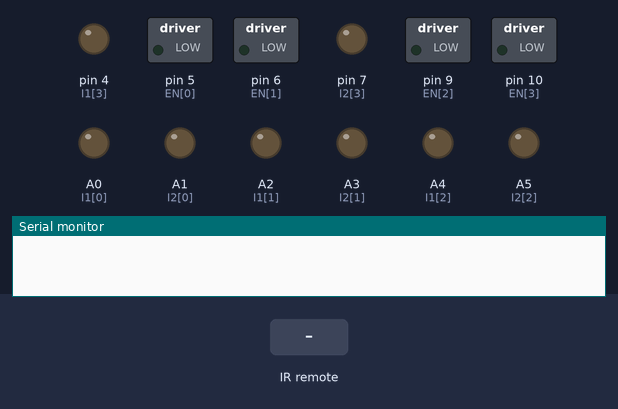
A sketch run on a simulated Arduino Uno, built with avr-gcc and run on an emulated ATmega328P. On the bench: switched loads named in the sketch (green lamp = pin HIGH), output pins drawn as LEDs (lit = HIGH), the last lines printed to the serial monitor. The test bench sets the inputs (shaded band).

Above: at 1.2 s.
1.3 s: infrared code 0xE718FF00 received
At 1.9 s:
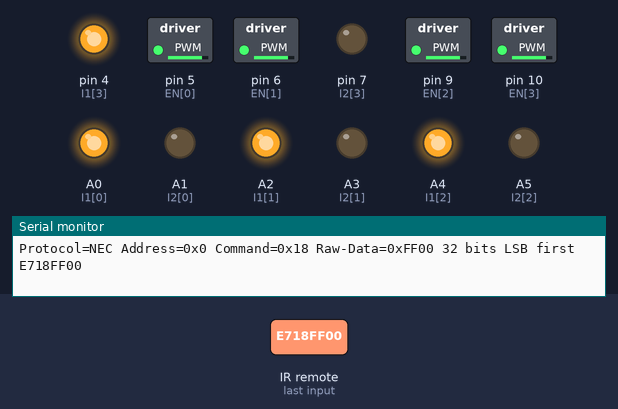
2.8 s: infrared code 0xAD52FF00 received
At 4.0 s:
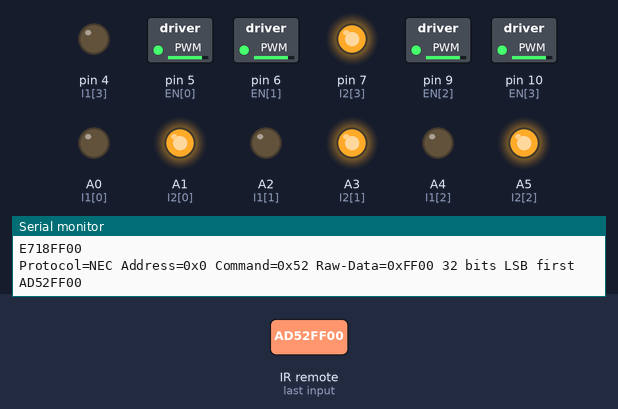
4.3 s: infrared code 0xF708FF00 received
At 5.4 s:
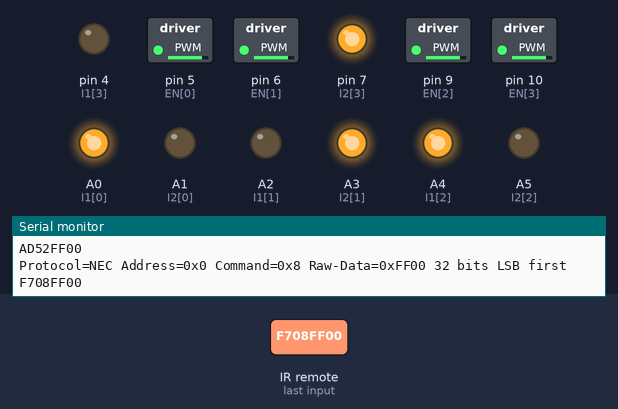
5.8 s: infrared code 0xA55AFF00 received
At 6.5 s:
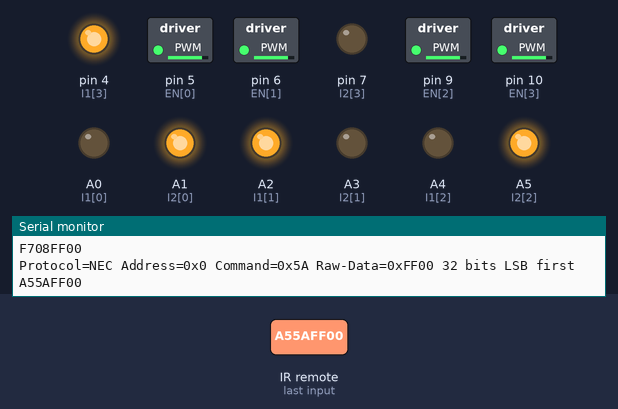
7.3 s: infrared code 0xBC43FF00 received
At 7.6 s:
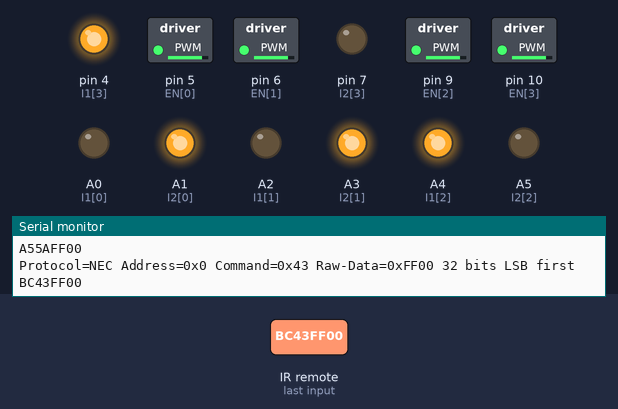
8.8 s: infrared code 0xA15EFF00 received
At 10.0 s:
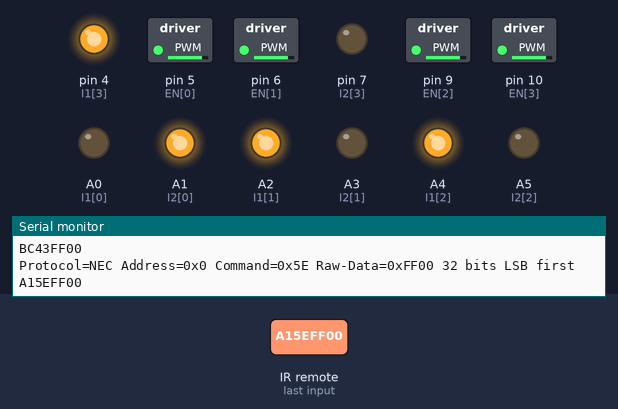
Timing chart, 0 to 11.3 s (numbered marks = the images above; inputs shaded):
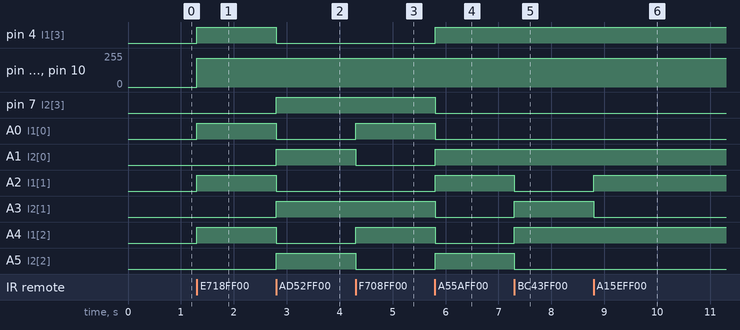

Measured:
- after the input at 1.3 s, pin 4 (I1[3]), A0 (I1[0]), A2 (I1[1]), A4 (I1[2]): LOW → HIGH at once; pin 5 (EN[0]), pin 6 (EN[1]), pin 9 (EN[2]), pin 10 (EN[3]): 0/255 → 215/255 at once
- after the input at 2.8 s, pin 4 (I1[3]), A0 (I1[0]), A2 (I1[1]), A4 (I1[2]): HIGH → LOW at once; pin 7 (I2[3]), A1 (I2[0]), A3 (I2[1]), A5 (I2[2]): LOW → HIGH at once
- after the input at 4.3 s, A0 (I1[0]), A4 (I1[2]): LOW → HIGH at once; A1 (I2[0]), A5 (I2[2]): HIGH → LOW at once
- after the input at 5.8 s, pin 4 (I1[3]), A1 (I2[0]), A2 (I1[1]), A5 (I2[2]): LOW → HIGH at once; pin 7 (I2[3]), A0 (I1[0]), A3 (I2[1]), A4 (I1[2]): HIGH → LOW at once
- after the input at 7.3 s, A2 (I1[1]), A5 (I2[2]): HIGH → LOW at once; A3 (I2[1]), A4 (I1[2]): LOW → HIGH at once
- after the input at 8.8 s, A2 (I1[1]): LOW → HIGH at once; A3 (I2[1]): HIGH → LOW at once

The sketch:

Car-Project.ino
```cpp
#include <IRremote.hpp>
#define remotepin 12

// order: FR, RR, RL, FL
const int EN[4] = {5,6,9,10};
const int I1[4] = {A0,A2,A4,4};
const int I2[4] = {A1,A3,A5,7};
int DIR[4] = {1,1,1,1};

int speed = 215;

const uint32_t BTN_FWD    = 0xE718FF00;
const uint32_t BTN_BACK   = 0xAD52FF00;
const uint32_t BTN_LEFT   = 0xF708FF00;
const uint32_t BTN_RIGHT  = 0xA55AFF00;
const uint32_t BTN_FOR_R = 0xA15EFF00;
const uint32_t BTN_FOR_L = 0xF30CFF00;
const uint32_t BTN_BAC_R = 0xB54AFF00;
const uint32_t BTN_BAC_L = 0xBD42FF00;
const uint32_t BTN_ROT_R  = 0xBC43FF00;
const uint32_t BTN_ROT_L  = 0xBF40FF00;
const uint32_t BTN_STOP   = 0xE31CFF00;
const uint32_t BTN_PLUS   = 0xF609FF00;
const uint32_t BTN_MINUS   = 0xEA15FF00;

void setMotor(int motor, int spd){
  if (DIR[motor]==1){
    digitalWrite(I1[motor], HIGH);
    digitalWrite(I2[motor], LOW);
  }
  else{
    digitalWrite(I2[motor], HIGH);
    digitalWrite(I1[motor], LOW);
  }
  analogWrite(EN[motor], spd);
}


void setup() {
  //easily looping through pins to initialise because all are output
  for (int i = 0; i<4; i++){
    pinMode(EN[i], OUTPUT);
    pinMode(I1[i], OUTPUT);
    pinMode(I2[i], OUTPUT);
  }
  Serial.begin(115200);
  IrReceiver.begin(remotepin, ENABLE_LED_FEEDBACK);
}

void loop() {
  if (IrReceiver.decode()) {
    IrReceiver.printIRResultShort(&Serial);
    uint32_t cmd = IrReceiver.decodedIRData.decodedRawData;
    Serial.println(cmd, HEX);
    IrReceiver.resume();

    if (cmd == BTN_FWD){
      for (int i=0; i<4; i++){
        DIR[i] = 1;
      }
      setMotor(0, speed);
      setMotor(1, speed);
      setMotor(2, speed);
      setMotor(3, speed);
    }
    else if (cmd == BTN_BACK){
      for (int i=0; i<4; i++){
        DIR[i] = -1;
      }
      setMotor(0, speed);
      setMotor(1, speed);
      setMotor(2, speed);
      setMotor(3, speed);
    }
    else if (cmd == BTN_LEFT){
      DIR[0] = 1;
      DIR[1] = -1;
      DIR[2] = 1;
      DIR[3] = -1;

      setMotor(0, speed);
      setMotor(1, speed);
      setMotor(2, speed);
      setMotor(3, speed);
    }
    else if (cmd == BTN_RIGHT){
      DIR[0] = -1;
      DIR[1] = 1;
      DIR[2] = -1;
      DIR[3] = +1;

      setMotor(0, speed);
      setMotor(1, speed);
      setMotor(2, speed);
      setMotor(3, speed);
    }
    else if (cmd == BTN_FOR_R){
      DIR[1] = 1;
      DIR[3] = 1;

      setMotor(1, speed);
      setMotor(3, speed);
    }
    else if (cmd == BTN_FOR_L){
      DIR[0] = 1;
      DIR[2] = 1;

      setMotor(0, speed);
      setMotor(2, speed);
    }
    else if (cmd == BTN_BAC_R){
      DIR[0] = -1;
      DIR[2] = -1;

      setMotor(0, speed);
      setMotor(2, speed);
    }
    else if (cmd == BTN_BAC_L){
      DIR[1] = -1;
      DIR[3] = -1;

      setMotor(1, speed);
      setMotor(3, speed);
    }
    else if (cmd == BTN_ROT_R){
      DIR[0] = -1;
      DIR[1] = -1;
      DIR[2] = 1;
      DIR[3] = 1;

      setMotor(0, speed);
      setMotor(1, speed);
      setMotor(2, speed);
      setMotor(3, speed);
    }
    else if (cmd == BTN_ROT_L){
      DIR[0] = 1;
      DIR[1] = 1;
      DIR[2] = -1;
      DIR[3] = -1;

      setMotor(0, speed);
      setMotor(1, speed);
      setMotor(2, speed);
      setMotor(3, speed);
    }
    else if (cmd == BTN_PLUS){
      speed = constrain(speed + 20, 100, 255);
    }
    else if (cmd == BTN_MINUS){
      speed = constrain(speed - 20, 100, 255);
    }
    else if (cmd == BTN_STOP){
      for (int i=0; i<4; i++){
        digitalWrite(I1[i], LOW);
        digitalWrite(I2[i], LOW);
      }
    }
  }
}

// #include <IRremote.hpp>

// void setup() {
//   Serial.begin(115200);
//   IrReceiver.begin(12, ENABLE_LED_FEEDBACK);
//   Serial.println("ready");
// }

// void loop() {
//   if (IrReceiver.decode()) {
//     IrReceiver.printIRResultShort(&Serial);
//     IrReceiver.resume();
//   }
// }
```
